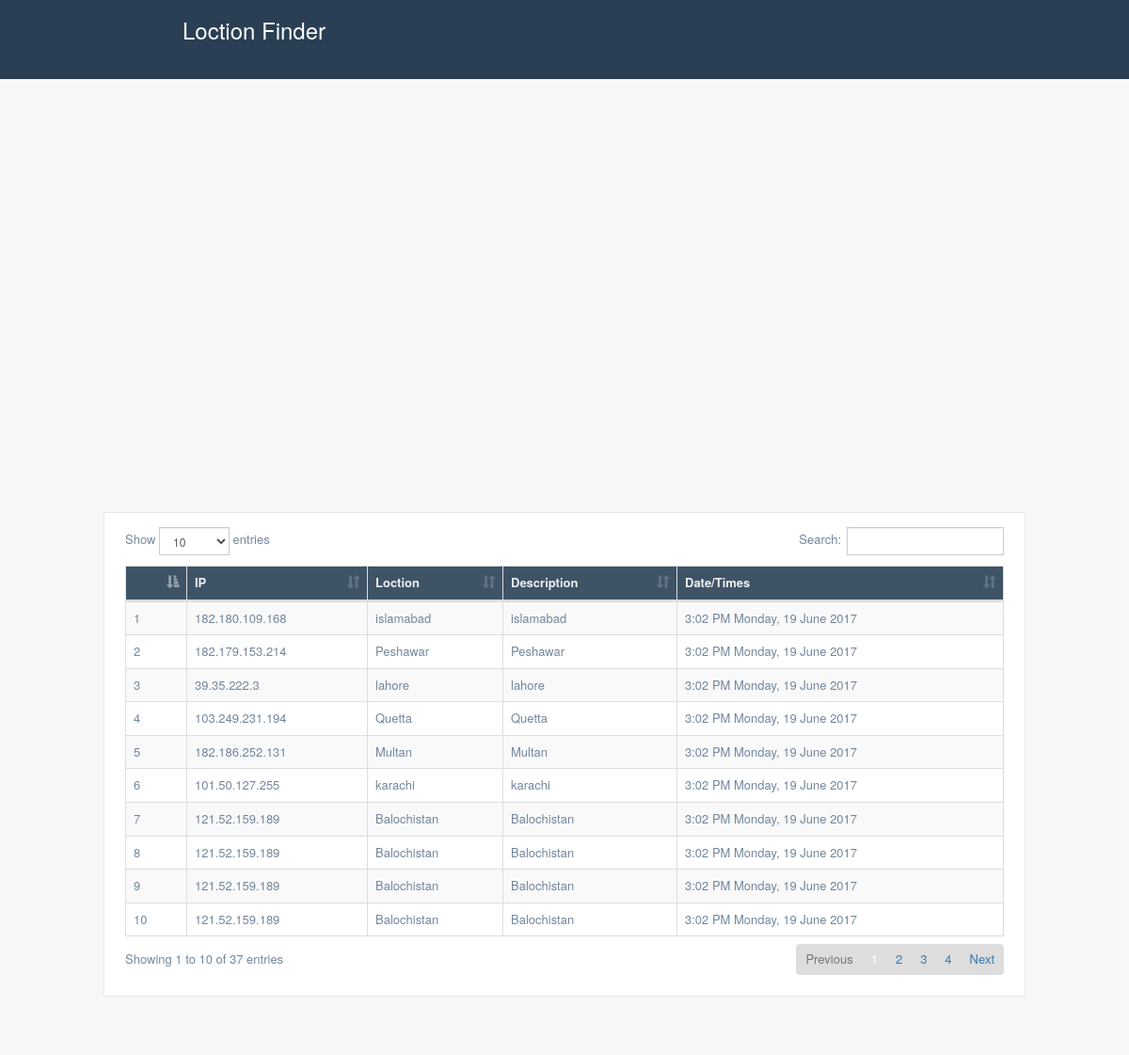
Page /test.php on the committed database.
### tables this page shows
CREATE TABLE `map` (
  `id` int(11) NOT NULL,
  `ip` varchar(255) NOT NULL,
  `title` varchar(255) NOT NULL,
  `description` varchar(255) NOT NULL,
  `dat_time` varchar(255) NOT NULL
);

### test.php (the view, shortened to what this page needs)
<?php
include("config.inc.php");
?>
<!DOCTYPE html>
<html >
<head>
    <link href="vendors/bootstrap/dist/css/bootstrap.min.css" rel="stylesheet">
    <link href="vendors/font-awesome/css/font-awesome.min.css" rel="stylesheet">
    <link href="vendors/build/css/custom.min.css" rel="stylesheet">
    <link href="vendors/datatables.net-bs/css/dataTables.bootstrap.min.css" rel="stylesheet">
    <link href="vendors/datatables.net-buttons-bs/css/buttons.bootstrap.min.css" rel="stylesheet">
    <link href="vendors/datatables.net-fixedheader-bs/css/fixedHeader.bootstrap.min.css" rel="stylesheet">
    <link href="vendors/datatables.net-responsive-bs/css/responsive.bootstrap.min.css" rel="stylesheet">
    <link href="vendors/datatables.net-scroller-bs/css/scroller.bootstrap.min.css" rel="stylesheet">
</head>
<body><div class="page-title">
					  <div class="title_left">
						<h3 style="text-align: center; color:white; ">Loction Finder</h3>
					  </div>
					</div>
	<div class="container body">
		<div class="main_container">
			<div class="right_col" role="main">
				<div class="">
					<div class="row">
							<div class="form-group col-lg-12 col-md-12 col-sm-12 col-xs-12">
								<div class="form-group col-xs-2 col-sm-2 col-md-2 col-lg-2">
								</div>
								<div class="form-group col-xs-7 col-sm-7 col-md-7 col-lg-7">
									<div id="map" class="map_ss" style=" height: 440px; width: 806px;" >
									</div>
								</div>
								<div class="form-group col-xs-3 col-sm-3 col-md-3 col-lg-3">
								</div>
							</div>
							<div class="form-group col-lg-12 col-md-12 col-sm-12 col-xs-12">
								<div class="form-group col-xs-1 col-sm-1 col-md-1 col-lg-1">
								</div>
								<div id="data" class="form-group col-xs-10 col-sm-10 col-md-10 col-lg-10">
										<?php
										 $getmac = "SELECT  `id`, `ip`, `title`,`dat_time` FROM `map`" ;
											$getmac_result = mysqli_query($connect, $getmac);
										?>
										<div class="x_panel">
											<div class="x_content">
												<table id="datatable" class="table table-striped table-bordered">
														<thead>
															<tr style="background:rgba(52,73,94,.94); color:#ECF0F1;">
																<th> </th>
																<th>IP</th>
																<th>Loction </th>
																<th>Description</th>
																<th>Date/Times </th>
															</tr>
														</thead>
														<tbody>
														<?php
															$i = 1;
															while($getmac_row = mysqli_fetch_assoc($getmac_result)) {
															$ip = $getmac_row['ip'];
															$title = $getmac_row['title'];
															$description = $getmac_row['title'];
															$dat_time = $getmac_row['dat_time'];
														?>
																  <tr  class="odd gradeX">
																	<td><?php echo $i; ?></td>
																	<td><?php echo $ip; ?></td>
																	<td><?php echo $title; ?></td>
																	<td><?php echo $description; ?></td>
																	<td><?php echo $dat_time; ?></td>
																	<?php $i++;} ?>
																  </tr>
														</tbody>
												</table>
											</div>
										</div>
								</div>
								<div class="form-group col-xs-1 col-sm-1 col-md-1 col-lg-1">
								</div>
							</div>
					</div>
				</div>
			</div>
        </div>
    </div>
</body>
</html>

### rows in the picture
map: ip "182.180.109.168", title "islamabad", dat_time "3:02 PM Monday, 19 June 2017"
map: ip "182.179.153.214", title "Peshawar", dat_time "3:02 PM Monday, 19 June 2017"
map: ip "39.35.222.3", title "lahore", dat_time "3:02 PM Monday, 19 June 2017"
map: ip "103.249.231.194", title "Quetta", dat_time "3:02 PM Monday, 19 June 2017"
map: ip "182.186.252.131", title "Multan", dat_time "3:02 PM Monday, 19 June 2017"
map: ip "101.50.127.255", title "karachi", dat_time "3:02 PM Monday, 19 June 2017"
map: ip "121.52.159.189", title "Balochistan", dat_time "3:02 PM Monday, 19 June 2017"
map: ip "121.52.159.189", title "Balochistan", dat_time "3:02 PM Monday, 19 June 2017"
map: ip "121.52.159.189", title "Balochistan", dat_time "3:02 PM Monday, 19 June 2017"
map: ip "121.52.159.189", title "Balochistan", dat_time "3:02 PM Monday, 19 June 2017"
